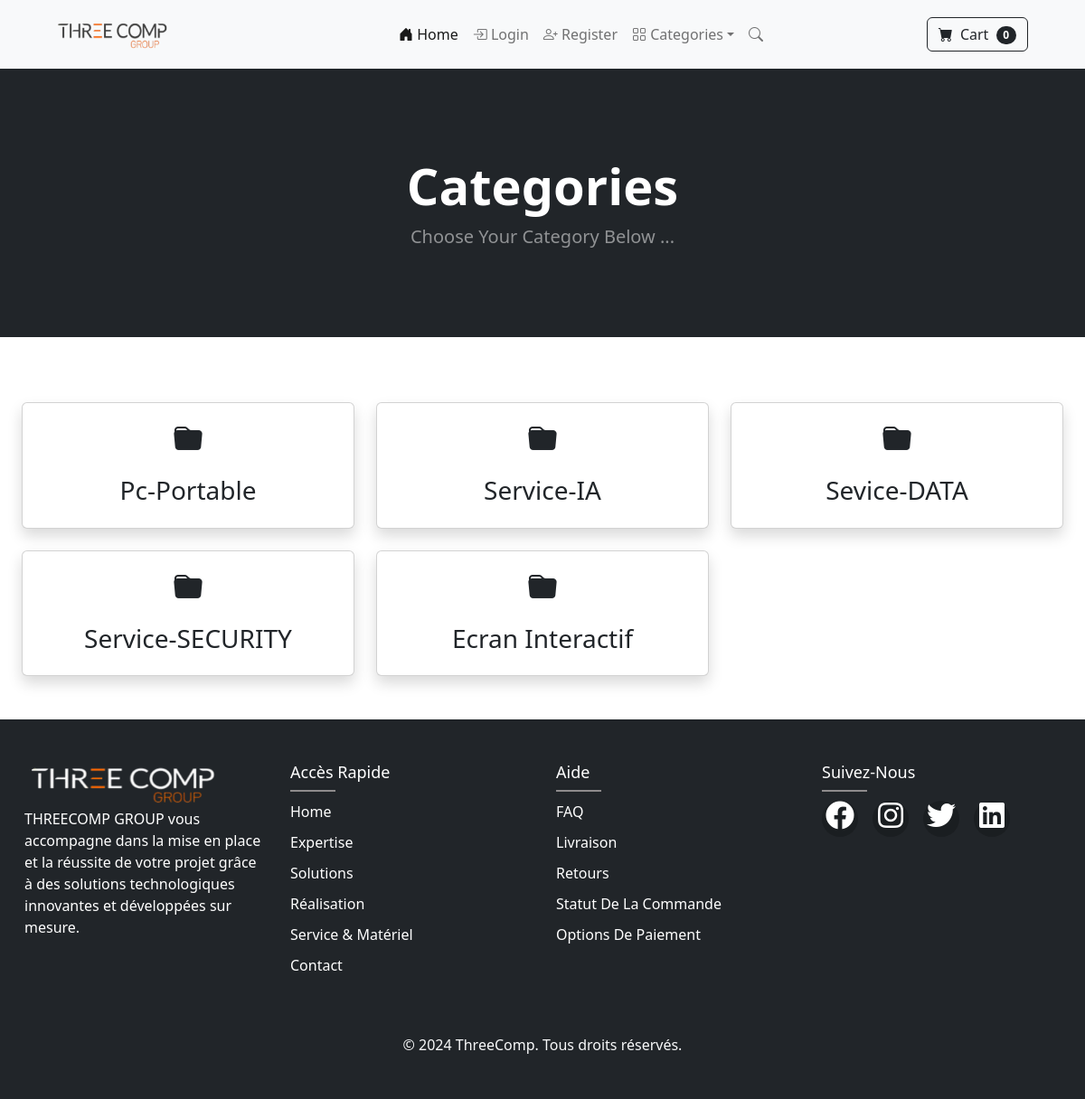
The app's page /category_summary/ with its own data.
### Ecommerce_Website/models.py (models this page shows)
class categories(models.Model):
    name_cat = models.CharField(max_length=100)
    img_cat = models.ImageField(upload_to='categorie/',blank=True)
    def __str__(self):
        return self.name_cat
    class Meta:
        verbose_name_plural = 'Categories'

### Ecommerce_Website/views.py (the view)
# urls.py: path('category_summary/', views.category_summary, name='category_summary'),
def category_summary(request):
    category = categories.objects.all()
    return render(request, 'Ecom/category_summary.html',{'category': category})

### cart/cart.py (called while the page is built)
    def __len__(self):
        return len(self.cart)

### cart/context_processors.py (called while the page is built)
def cart(request):
    return {'cart': Cart(request)}

### Templates/Ecom/category_summary.html
{% extends 'Ecom/base.html' %}
{% load static %}
{% block content %}
    <header class="bg-dark py-5">
        <div class="container px-4 px-lg-5 my-5">
            <div class="text-center text-white">
                <h1 class="display-4 fw-bolder">Categories</h1>
                <p class="lead fw-normal text-white-50 mb-0">Choose Your Category Below ...</p>
            </div>
        </div>
    </header>
    <div class="container my-5">
        <div class="row row-cols-1 row-cols-md-3 g-4">
            {% for cat in category %}
            <div class="col">
                <div class="card h-100 text-center shadow">
                    <div class="card-body">
                        <i class="bi bi-folder-fill" style="font-size: 2rem;"></i>
                        <h3 class="card-title mt-3">
                            <a href="{% url 'category' cat %}" class="text-decoration-none text-dark">{{ cat }}</a>
                        </h3>
                    </div>
                </div>
            </div>
            {% endfor %}
        </div>
    </div>
{% endblock content %}

### records on screen
categories: name_cat "Pc-Portable"
categories: name_cat "Service-IA"
categories: name_cat "Sevice-DATA"
categories: name_cat "Service-SECURITY"
categories: name_cat "Ecran Interactif"

### other values on screen
{{ cart|length }} "0"
